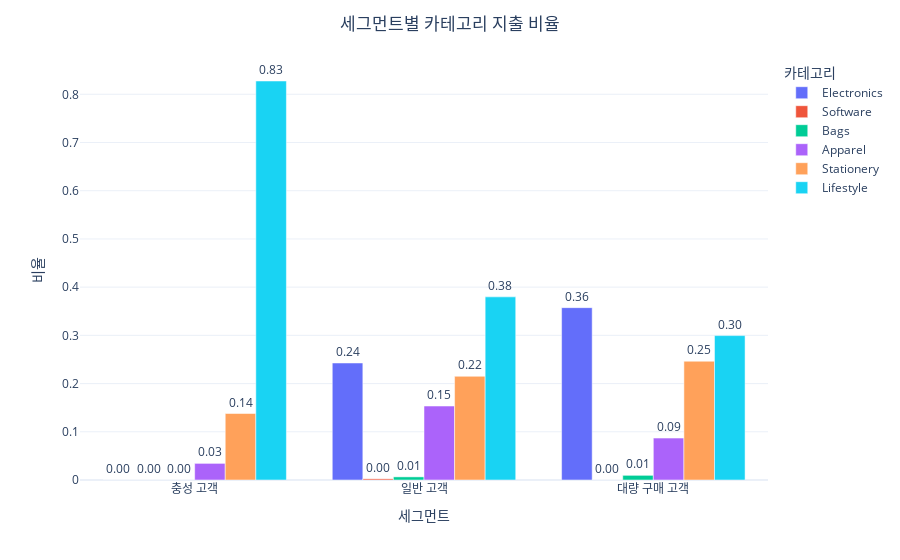

The notebook cell this image was saved under:
### Code cell
category_segment = customer.groupby(['segment', '1위 금액 카테고리']).size().unstack(fill_value=0).div(category_counts.sum(axis=1), axis=0).fillna(0).reset_index()

category_segment = category_segment.melt(id_vars='segment', var_name='카테고리', value_name='빈도')
category_segment = category_segment.sort_values('빈도')
fig = px.bar(category_segment, 
             y='빈도', x='segment',
             color='카테고리',barmode='group',
             text_auto='.2f')
fig.update_traces(textposition='outside')
fig.update_layout(title=dict(text='세그먼트별 카테고리 지출 비율',
                             x=0.5),
                  xaxis_title='세그먼트',
                  yaxis_title='비율',
                  template='plotly_white')
fig.show()

### Figure 1 — Plotly figure (JSON) as saved in the notebook; plotly's stock layout.template omitted (floating-point values rounded to 4 significant figures)
{"data": [{"alignmentgroup": "True", "hovertemplate": "카테고리=Electronics<br>segment=%{x}<br>빈도=%{y}<extra></extra>", "legendgroup": "Electronics", "marker": {"color": "#636efa", "pattern": {"shape": ""}}, "name": "Electronics", "offsetgroup": "Electronics", "orientation": "v", "showlegend": true, "textposition": "outside", "texttemplate": "%{y:.2f}", "type": "bar", "x": ["충성 고객", "일반 고객", "대량 구매 고객"], "xaxis": "x", "y": [0, 0.2427, 0.3575], "yaxis": "y"}, {"alignmentgroup": "True", "hovertemplate": "카테고리=Software<br>segment=%{x}<br>빈도=%{y}<extra></extra>", "legendgroup": "Software", "marker": {"color": "#EF553B", "pattern": {"shape": ""}}, "name": "Software", "offsetgroup": "Software", "orientation": "v", "showlegend": true, "textposition": "outside", "texttemplate": "%{y:.2f}", "type": "bar", "x": ["충성 고객", "대량 구매 고객", "일반 고객"], "xaxis": "x", "y": [0, 0, 0.002435], "yaxis": "y"}, {"alignmentgroup": "True", "hovertemplate": "카테고리=Bags<br>segment=%{x}<br>빈도=%{y}<extra></extra>", "legendgroup": "Bags", "marker": {"color": "#00cc96", "pattern": {"shape": ""}}, "name": "Bags", "offsetgroup": "Bags", "orientation": "v", "showlegend": true, "textposition": "outside", "texttemplate": "%{y:.2f}", "type": "bar", "x": ["충성 고객", "일반 고객", "대량 구매 고객"], "xaxis": "x", "y": [0, 0.006494, 0.009662], "yaxis": "y"}, {"alignmentgroup": "True", "hovertemplate": "카테고리=Apparel<br>segment=%{x}<br>빈도=%{y}<extra></extra>", "legendgroup": "Apparel", "marker": {"color": "#ab63fa", "pattern": {"shape": ""}}, "name": "Apparel", "offsetgroup": "Apparel", "orientation": "v", "showlegend": true, "textposition": "outside", "texttemplate": "%{y:.2f}", "type": "bar", "x": ["충성 고객", "대량 구매 고객", "일반 고객"], "xaxis": "x", "y": [0.03448, 0.08696, 0.1534], "yaxis": "y"}, {"alignmentgroup": "True", "hovertemplate": "카테고리=Stationery<br>segment=%{x}<br>빈도=%{y}<extra></extra>", "legendgroup": "Stationery", "marker": {"color": "#FFA15A", "pattern": {"shape": ""}}, "name": "Stationery", "offsetgroup": "Stationery", "orientation": "v", "showlegend": true, "textposition": "outside", "texttemplate": "%{y:.2f}", "type": "bar", "x": ["충성 고객", "일반 고객", "대량 구매 고객"], "xaxis": "x", "y": [0.1379, 0.2151, 0.2464], "yaxis": "y"}, {"alignmentgroup": "True", "hovertemplate": "카테고리=Lifestyle<br>segment=%{x}<br>빈도=%{y}<extra></extra>", "legendgroup": "Lifestyle", "marker": {"color": "#19d3f3", "pattern": {"shape": ""}}, "name": "Lifestyle", "offsetgroup": "Lifestyle", "orientation": "v", "showlegend": true, "textposition": "outside", "texttemplate": "%{y:.2f}", "type": "bar", "x": ["대량 구매 고객", "일반 고객", "충성 고객"], "xaxis": "x", "y": [0.2995, 0.3799, 0.8276], "yaxis": "y"}], "layout": {"barmode": "group", "legend": {"title": {"text": "카테고리"}, "tracegroupgap": 0}, "margin": {"t": 60}, "title": {"text": "세그먼트별 카테고리 지출 비율", "x": 0.5}, "xaxis": {"anchor": "y", "domain": [0, 1], "title": {"text": "세그먼트"}}, "yaxis": {"anchor": "x", "domain": [0, 1], "title": {"text": "비율"}}}}
